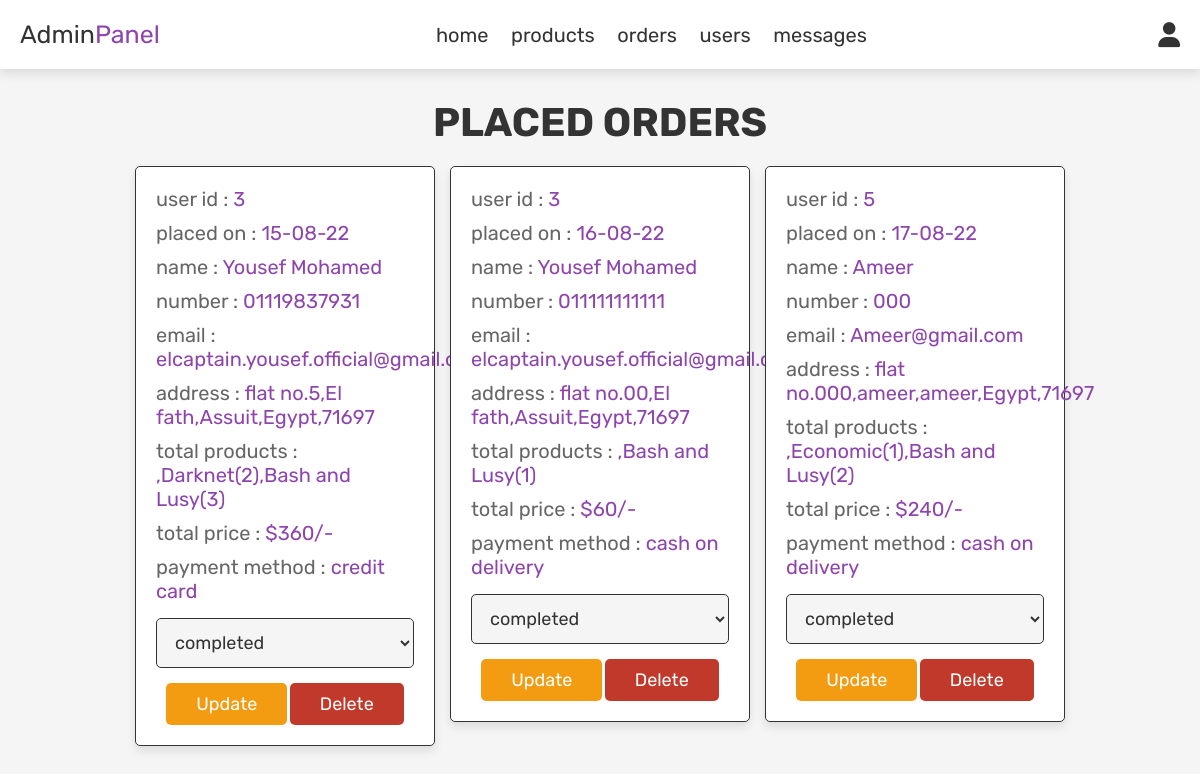
/admin_orders.php (signed in), run on the app's committed database.
### tables this page shows
CREATE TABLE `orders` (
  `id` int(100) NOT NULL,
  `user_id` int(100) NOT NULL,
  `name` varchar(100) NOT NULL,
  `number` varchar(12) NOT NULL,
  `email` varchar(100) NOT NULL,
  `method` varchar(50) NOT NULL,
  `address` varchar(500) NOT NULL,
  `total_products` varchar(1000) NOT NULL,
  `total_price` int(100) NOT NULL,
  `placed_on` varchar(50) NOT NULL,
  `payment_status` varchar(20) NOT NULL DEFAULT 'pending'
);

### admin_orders.php (the view, shortened to what this page needs)
<?php
include "config.php";
?>
<!DOCTYPE html>
<html lang="en">
<head>
  <link rel="stylesheet" href="https://cdnjs.cloudflare.com/ajax/libs/font-awesome/6.0.0/css/all.min.css">
  <link rel="stylesheet" href="css/admin_style.css">
</head>
<body>
  <?php include 'admin_header.php'; ?>
  <section class="orders">
    <h1 class="title">placed orders</h1>
    <div class="box-container">
      <?php
      $all_orders = mysqli_query($db_connect, "SELECT * FROM `orders`");
      if (mysqli_num_rows($all_orders) > 0) {
        while ($row = mysqli_fetch_assoc($all_orders)) {
      ?>
          <div class="box">
            <p> user id : <span><?= $row["user_id"] ?></span> </p>
            <p> placed on : <span><?= $row["placed_on"] ?></span> </p>
            <p> name : <span><?= $row["name"] ?></span> </p>
            <p> number : <span><?= $row["number"] ?></span> </p>
            <p> email : <span><?= $row["email"] ?></span> </p>
            <p> address : <span><?= $row["address"] ?></span> </p>
            <p> total products : <span><?= $row["total_products"] ?></span> </p>
            <p> total price : <span>$<?= $row["total_price"] ?>/-</span> </p>
            <p> payment method : <span><?= $row["method"] ?></span> </p>
            <form action="" method="post">
              <select name="update_payment">
                <option value="" selected disabled><?= $row["payment_status"] ?></option>
              </select>
              <input type="submit" value="update" name="update_order" class="option-btn">
              <a href="admin_orders.php?delete=<?= $row["id"] ?>" onclick="return confirm('delete this order?');" class="delete-btn">delete</a>
            </form>
          </div>
      <?php
        }
      } else {
        echo '<p class="empty">no orders placed yet!</p>';
      }
      ?>
    </div>
  </section>
</body>
</html>

### css/admin_style.css (style rules this page uses)
:root { --purple: #8e44ad; --red: #c0392b; --orange: #f39c12; --black: #333; --white: #fff; --light-color: #666; --light-white: #ccc; --light-bg: #f5f5f5; --border: 0.1rem solid var(--black); --box-shadow: 0 0.5rem 1rem rgba(0, 0, 0, 0.1); }
* { font-family: "Rubik", sans-serif; margin: 0; padding: 0; box-sizing: border-box; outline: none; border: none; text-decoration: none; transition: all 0.2s linear; }
html { font-size: 62.5%; overflow-x: hidden; }
body { background-color: var(--light-bg); }
section { padding: 3rem 2rem; }
.title { text-align: center; margin-bottom: 2rem; text-transform: uppercase; color: var(--black); font-size: 4rem; }
.btn, .option-btn, .delete-btn, .white-btn { display: inline-block; margin-top: 1rem; padding: 1rem 3rem; cursor: pointer; color: var(--white); font-size: 1.8rem; border-radius: 0.5rem; text-transform: capitalize; }
.option-btn { background-color: var(--orange); }
.delete-btn { background-color: var(--red); }
.orders .box-container { display: grid; grid-template-columns: repeat(auto-fit, 30rem); justify-content: center; gap: 1.5rem; max-width: 1200px; margin: 0 auto; align-items: flex-start; }
.orders .box-container .box { background-color: var(--white); padding: 2rem; border: var(--border); box-shadow: var(--box-shadow); border-radius: 0.5rem; }
.orders .box-container .box p { padding-bottom: 1rem; font-size: 2rem; color: var(--light-color); }
.orders .box-container .box p span { color: var(--purple); }
.orders .box-container .box form { text-align: center; }
.orders .box-container .box form select { border-radius: 0.5rem; margin: 0.5rem 0; width: 100%; background-color: var(--light-bg); border: var(--border); padding: 1.2rem 1.4rem; font-size: 1.8rem; color: var(--black); }

### data on the page
orders: user "3", placed_on "15-08-22", name "Yousef Mohamed", number "01119837931", email "elcaptain.yousef.official@gmail.com", address "flat no.5,El fath,Assuit,Egypt,71697", total_products ",Darknet(2),Bash and Lusy(3)", total_price "360", method "credit card", update_payment "completed"
orders: user "3", placed_on "16-08-22", name "Yousef Mohamed", number "011111111111", email "elcaptain.yousef.official@gmail.com", address "flat no.00,El fath,Assuit,Egypt,71697", total_products ",Bash and Lusy(1)", total_price "60", method "cash on delivery", update_payment "completed"
orders: user "5", placed_on "17-08-22", name "Ameer", number "000", email "Ameer@gmail.com", address "flat no.000,ameer,ameer,Egypt,71697", total_products ",Economic(1),Bash and Lusy(2)", total_price "240", method "cash on delivery", update_payment "completed"
